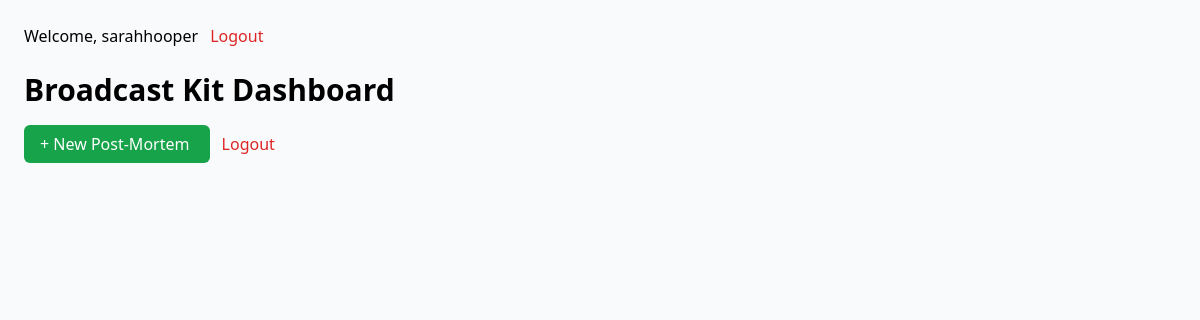
Page /dashboard/ (signed in) on the earlier database version.
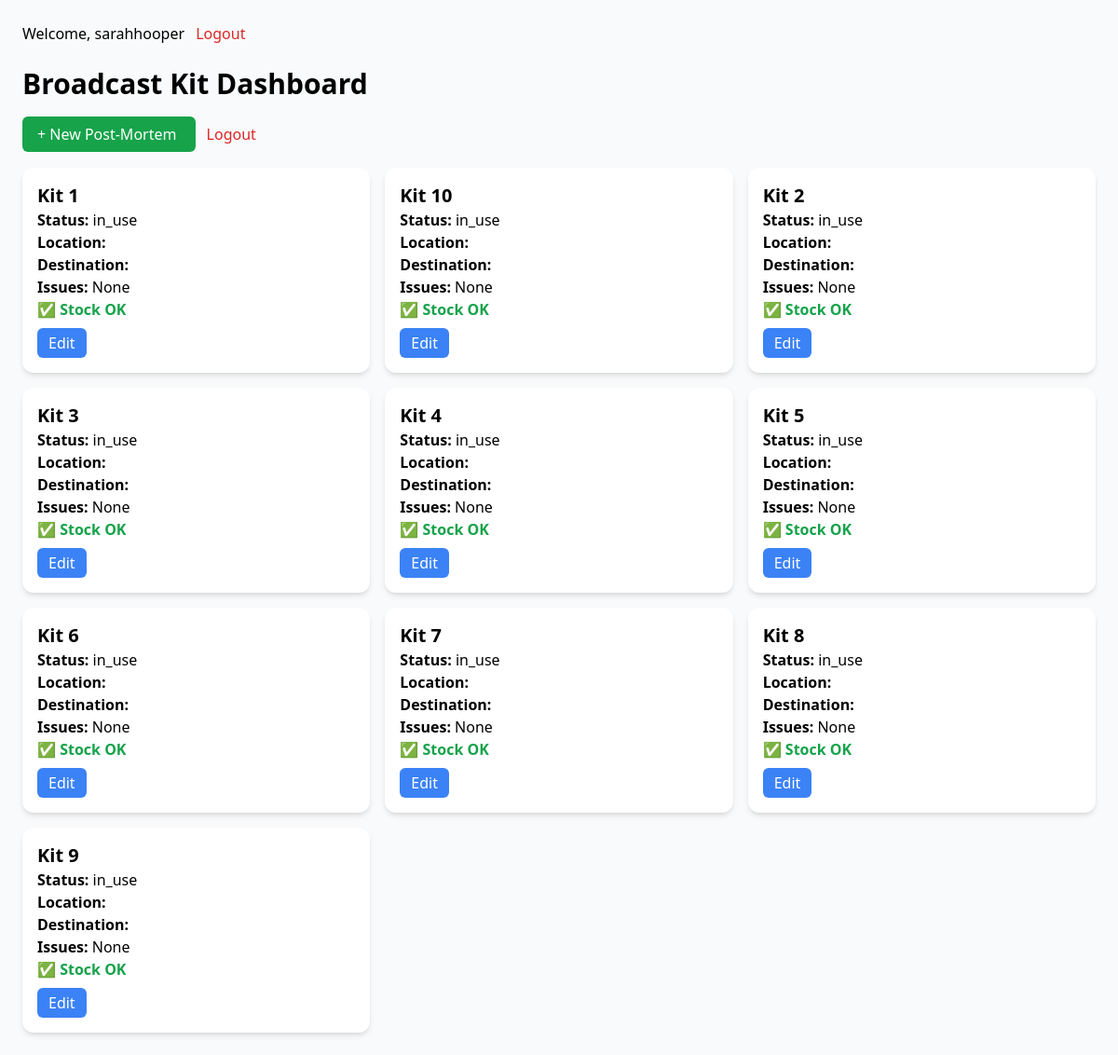
Same page on the later database version.
### core/models.py (models this page shows, shortened)
class Kit(models.Model):
    class Status(models.TextChoices):
        IN_USE = "in-use", "In Use"
        IN_TRANSIT = "in-transit", "In Transit"
        MAINTENANCE = "maintenance", "Maintenance"
    name = models.CharField(max_length=120)
    current_location = models.CharField(max_length=100, blank=True, default="")
    destination_location = models.CharField(max_length=100, blank=True, default="")
    issues = models.TextField(blank=True, null=True)
    needs_restock = models.BooleanField(default=False)
    status = models.CharField(max_length=20, choices=Status, default='in_use')

### core/views.py (the view)
# urls.py: path('dashboard/', views.dashboard, name='dashboard'),
@login_required
def dashboard(request):
    kits = Kit.objects.all().order_by('name')
    return render(request, 'core/dashboard.html', {'kits': kits})

### core/templates/core/dashboard.html (shortened to what this page needs)
{% load static %}
<!DOCTYPE html>
<html lang="en">
<head>
    <script src="https://cdn.tailwindcss.com"></script>
</head>
    <body class="bg-gray-50 p-6">
    <div class="flex justify-between items-center mb-6">
      <div>
        {% if user.is_authenticated %}
          <span class="mr-2">Welcome, {{ user.username }}</span>
            <form action="{% url 'logout' %}" method="post" class="inline">
              <button type="submit" class="text-red-600 hover:underline bg-transparent border-none cursor-pointer">
                Logout
              </button>
            </form>
        {% else %}
          <a href="/accounts/login/" class="text-blue-600 hover:underline">Login</a>
        {% endif %}
      </div>
    </div>
    <h1 class="text-3xl font-bold mb-6">Broadcast Kit Dashboard</h1>
    <div class="flex justify-between items-center mb-6">
      <div class="space-x-3">
        <a href="{% url 'create_postmortem' %}"
           class="bg-green-600 text-white px-4 py-2 rounded-md hover:bg-green-700">
           + New Post-Mortem
        </a>
        {% if user.is_authenticated %}
          <form action="{% url 'logout' %}" method="post" class="inline">
            <button type="submit"
                    class="text-red-600 hover:underline bg-transparent border-none cursor-pointer">
              Logout
            </button>
          </form>
        {% endif %}
      </div>
    </div>
    <div class="grid grid-cols-1 md:grid-cols-2 lg:grid-cols-3 gap-4">
        {% for kit in kits %}
        <div class="bg-white p-4 rounded-xl shadow-md">
            <h2 class="text-xl font-semibold">{{ kit.name }}</h2>
            <p><strong>Status:</strong> {{ kit.get_status_display }}</p>
            <p><strong>Location:</strong> {{ kit.current_location }}</p>
            <p><strong>Destination:</strong> {{ kit.destination }}</p>
            <p><strong>Issues:</strong> {{ kit.issues|default:"None" }}</p>
            {% if kit.needs_restock %}
                <p class="text-red-600 font-semibold">⚠️ Needs Restock</p>
            {% else %}
                <p class="text-green-600 font-semibold">✅ Stock OK</p>
            {% endif %}
            <a href="{% url 'update_kit' kit.id %}" class="mt-2 inline-block bg-blue-500 text-white px-3 py-1 rounded-md hover:bg-blue-600">Edit</a>
        </div>
        {% endfor %}
    </div>
</body>
</html>

Differences in the rows shown:
added Kit: name "Kit 1", status "in_use", issues "None", needs_restock "✅ Stock OK"
added Kit: name "Kit 10", status "in_use", issues "None", needs_restock "✅ Stock OK"
added Kit: name "Kit 2", status "in_use", issues "None", needs_restock "✅ Stock OK"
added Kit: name "Kit 3", status "in_use", issues "None", needs_restock "✅ Stock OK"
added Kit: name "Kit 4", status "in_use", issues "None", needs_restock "✅ Stock OK"
added Kit: name "Kit 5", status "in_use", issues "None", needs_restock "✅ Stock OK"
added Kit: name "Kit 6", status "in_use", issues "None", needs_restock "✅ Stock OK"
added Kit: name "Kit 7", status "in_use", issues "None", needs_restock "✅ Stock OK"
added Kit: name "Kit 8", status "in_use", issues "None", needs_restock "✅ Stock OK"
added Kit: name "Kit 9", status "in_use", issues "None", needs_restock "✅ Stock OK"
